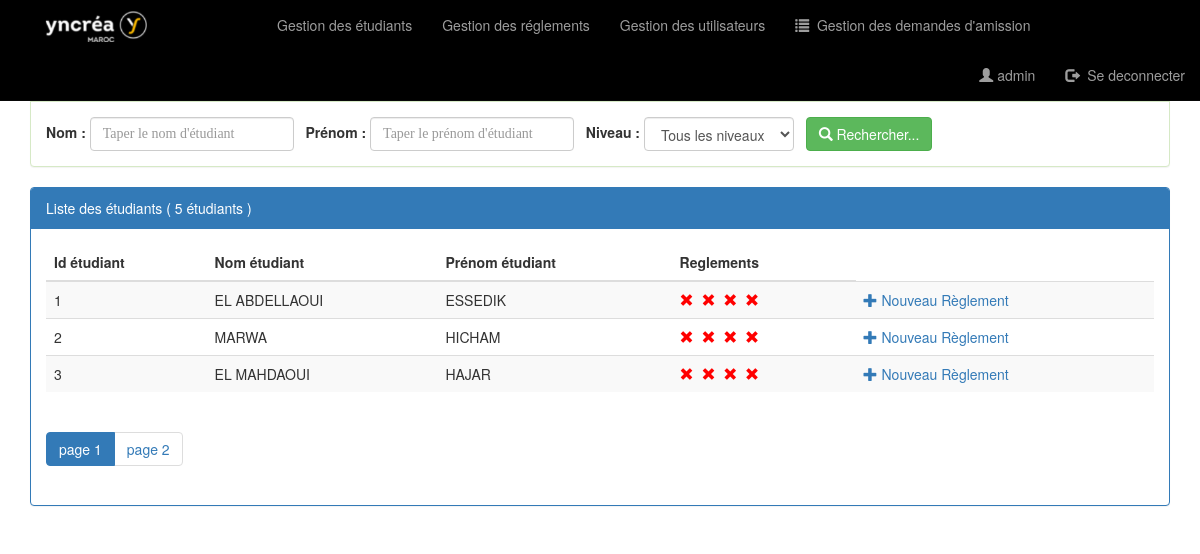
The app's page /pages/reglements.php (signed in) with its own data.
### tables this page shows
create table Etudiant(
    idEtudiant int(5) auto_increment primary key,
    nomEtudiant varchar(50),
    prenomEtudiant varchar(50),
    dateNaissanceEtudiant date,
    lieuNaissanceEtudiant varchar(25),
    addresse varchar(100),
    codeCivilite varchar(1),
    photo varchar(100),
    emailEtudiant varchar(255),
    telEtudiant varchar(10),
    codeParent int(5)
);

### les_fonctions/fonctions.php (called while the page is built, shortened)
<?php
function annee_scolaire_actuelle()
{
    $mois = date("m");
    $annee_actuelle = date("Y");
    if ($mois >= 9 && $mois <= 12) {
        $annee1 = $annee_actuelle;
        $annee2 = $annee_actuelle + 1;
    } else {
        $annee1 = $annee_actuelle - 1;
        $annee2 = $annee_actuelle;
    }
    $annee_scolaire_actuelle = $annee1 . "/" . $annee2;
    return $annee_scolaire_actuelle;
}
 ?>

### pages/reglements.php (the view, shortened to what this page needs)
<?php
    require_once('connexiondb.php');
    require("../les_fonctions/fonctions.php");
    $nomEtudiant=isset($_GET['nomEtudiant'])?$_GET['nomEtudiant']:"";
    $prenomEtudiant=isset($_GET['prenomEtudiant'])?$_GET['prenomEtudiant']:"";
    $niveau=isset($_GET['niveau'])?$_GET['niveau']:"ALL";
    $size=isset($_GET['size'])?$_GET['size']:3;
    $page=isset($_GET['page'])?$_GET['page']:1;
    $offset=($page-1)*$size;
    $anneeScolaire = annee_scolaire_actuelle();
    if($niveau=="ALL"){
        $requete="select e.*,rpt.tranche1_O_N ,rpt.tranche2_O_N,
                  rpt.tranche3_O_N,rpt.tranche4_O_N
                from Etudiant e
                left join reglementParTranche rpt
                on e.idEtudiant = rpt.idEtudiant and rpt.anneeScolaire = '$anneeScolaire'
                where e.nomEtudiant like '%$nomEtudiant%'
                And   e.prenomEtudiant like '%$prenomEtudiant%'
                limit $size
                offset $offset"
                ;
        $requeteCount="select count(*) countE from Etudiant
                where nomEtudiant like '%$nomEtudiant%'
                And   prenomEtudiant like '%$prenomEtudiant%'"
                ;
    }
    $resultatE=$pdo->query($requete);
    $resultatCount=$pdo->query($requeteCount);
    $tabCount=$resultatCount->fetch();
    $nbrEtudiant = $tabCount['countE'];
    $reste=$nbrEtudiant%$size;
    if($reste===0)
        $nbrPage=$nbrEtudiant/$size;
    else
        $nbrPage=floor($nbrEtudiant/$size)+1;
?>
<!DOCTYPE HTML>
<HTML>
    <head>
        <link rel="stylesheet" type="text/css" href="../css/bootstrap.min.css">
        <link rel="stylesheet" type="text/css" href="../css/monstyle.css">
    </head>
    <body>
        <?php include("menu.php");?>
        <div class="container">
            <div class="panel panel-success margetop">
                <div class="panel-heading">Rechercher des étudiants...</div>
                <div class="panel-body">
                   <form method="get" action="reglements.php" class="form-inline">
                    <div class="form-group">
                        <label>Nom :</label>
                        <input type="text" name="nomEtudiant" placeholder="Taper le nom d'étudiant" class="form-control" value = "<?php echo $nomEtudiant ?>"/>
                        <label>Prénom :</label>
                        <input type="text" name="prenomEtudiant" placeholder="Taper le prénom d'étudiant" class="form-control" value ="<?php echo $prenomEtudiant ?>"/>
                    </div>
                        <label for="niveau">Niveau :</label>
                        <select name="niveau" class="form-control" id="niveau" onchange='this.form.submit()'>
                            <option value='ALL' <?php if($niveau == 'ALL') echo "selected"; ?>>Tous les niveaux</option>
                        </select>
                        <button type="submit" class="btn btn-success">
                            <span class="glyphicon glyphicon-search"></span>
                            Rechercher...
                        </button>
                   </form>
                </div>
            </div>
            <div class="panel panel-primary">
                <div class="panel-heading">Liste des étudiants ( <?php echo $nbrEtudiant; if($nbrEtudiant==1) echo " étudiant"; else echo " étudiants";?> )</div>
                <div class="panel-body">
                   <table class="table table-striped">
                        <thead>
                            <tr>
                                <th>Id étudiant</th>
                                <th>Nom étudiant</th>
                                <th>Prénom étudiant</th>
                                <th>Reglements</th>
                            </tr>
                        </thead>
                        <tbody>
                            <?php while($etudiant=$resultatE->fetch()){ ?>
                                <tr>
                                    <td><?php echo $etudiant['idEtudiant']; ?></td>
                                    <td><?php echo $etudiant['nomEtudiant']; ?></td>
                                    <td><?php echo $etudiant['prenomEtudiant']; ?></td>
                                    <td>
                                      <?php
                                          if($etudiant['tranche1_O_N']==1)
                                              echo '<span class="glyphicon glyphicon-ok text-success"></span>&nbsp';
                                          else{
                                              echo '<span class="glyphicon glyphicon-remove text-danger"></span>&nbsp';
                                          }
                                       ?>
                                       <?php
                                           if($etudiant['tranche2_O_N']==1)
                                              echo '<span class="glyphicon glyphicon-ok text-success"></span>&nbsp';
                                           else{
                                              echo '<span class="glyphicon glyphicon-remove text-danger"></span>&nbsp';
                                           }
                                        ?>
                                        <?php
                                            if($etudiant['tranche3_O_N']==1)
                                                echo '<span class="glyphicon glyphicon-ok text-success"></span>&nbsp';
                                            else{
                                              echo '<span class="glyphicon glyphicon-remove text-danger"></span>&nbsp';
                                            }
                                         ?>
                                         <?php
                                             if($etudiant['tranche4_O_N']==1)
                                                 echo '<span class="glyphicon glyphicon-ok text-success"></span>&nbsp';
                                             else{
                                               echo '<span class="glyphicon glyphicon-remove text-danger"></span>&nbsp';
                                             }
                                          ?>
                                    </td>
                                      <td>
                                      <?php if($etudiant['tranche1_O_N']==0 || $etudiant['tranche2_O_N']==0 || $etudiant['tranche3_O_N']==0 || $etudiant['tranche4_O_N']==0){ ?>
                                            <a href="nouveauReglement.php?id=<?php echo $etudiant['idEtudiant']; ?>">
                                              <span class="glyphicon glyphicon-plus"></span>
                                                Nouveau Règlement
                                            </a>
                                  <?php } ?>
                                  </td>
                                </tr>
                            <?php } ?>
                        </tbody>
                   </table>
                   <div>
                        <ul class="pagination">
                            <?php for($i=1;$i<=$nbrPage;$i++) {?>
                                <li class="<?php if($i==$page) echo 'active'?>">
                                    <a href="reglements.php?page=<?php echo $i; ?>&nomEtudiant=<?php echo $nomEtudiant; ?>&prenomEtudiant=<?php echo $prenomEtudiant; ?>&niveau=<?php echo $niveau; ?>">
                                        page <?php echo $i ?>
                                    </a>
                                </li>
                            <?php } ?>
                        </ul>
                   </div>
                </div>
            </div>
        </div>
    </body>
</HTML>

### css/monstyle.css (style rules this page uses)
.margetop { margin-top: 60px; }
.glyphicon-remove { color: red }
input { padding: 10px; font-size: 17px; font-family: Raleway; border: 1px solid #aaaaaa; }

### records on screen
etudiant: idEtudiant "1", nomEtudiant "EL ABDELLAOUI", prenomEtudiant "ESSEDIK"
etudiant: idEtudiant "2", nomEtudiant "MARWA", prenomEtudiant "HICHAM"
etudiant: idEtudiant "3", nomEtudiant "EL MAHDAOUI", prenomEtudiant "HAJAR"

### other values on screen
$_SESSION['user']['login'] "admin"
$nbrEtudiant "5"
